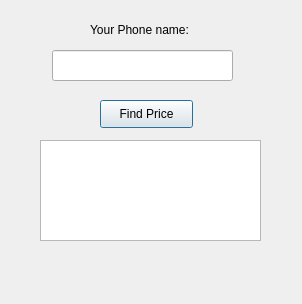
<?xml version="1.0" encoding="UTF-8"?>
<ui version="4.0">
 <class>Dialog</class>
 <widget class="QDialog" name="Dialog">
  <property name="geometry">
   <rect>
    <x>0</x>
    <y>0</y>
    <width>302</width>
    <height>304</height>
   </rect>
  </property>
  <property name="windowTitle">
   <string>Dialog</string>
  </property>
  <widget class="QLineEdit" name="lineEdit">
   <property name="geometry">
    <rect>
     <x>52</x>
     <y>50</y>
     <width>181</width>
     <height>31</height>
    </rect>
   </property>
  </widget>
  <widget class="QLabel" name="label">
   <property name="geometry">
    <rect>
     <x>90</x>
     <y>20</y>
     <width>111</width>
     <height>20</height>
    </rect>
   </property>
   <property name="text">
    <string>Your Phone name:</string>
   </property>
  </widget>
  <widget class="QPushButton" name="pushButton">
   <property name="geometry">
    <rect>
     <x>100</x>
     <y>100</y>
     <width>93</width>
     <height>28</height>
    </rect>
   </property>
   <property name="cursor">
    <cursorShape>PointingHandCursor</cursorShape>
   </property>
   <property name="text">
    <string>Find Price</string>
   </property>
  </widget>
  <widget class="QTextBrowser" name="textBrowser">
   <property name="geometry">
    <rect>
     <x>40</x>
     <y>140</y>
     <width>221</width>
     <height>101</height>
    </rect>
   </property>
  </widget>
 </widget>
 <resources/>
 <connections/>
</ui>
